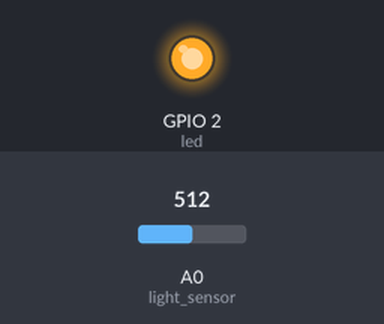
Simulated run of this program. Board: ESP8266 board running MicroPython. On the bench: output pins drawn as LEDs (lit = HIGH, except the on-board LED, lit = LOW). Inputs (shaded band) come from the test bench; at power-on: A0 (light_sensor) = 512 (analog values on the 0–1023 scale). What the program prints to the serial console is not drawn.

Above: at 1.2 s.
1.3 s: A0 (light_sensor) set to 684
2.8 s: A0 (light_sensor) set to 715
At 3.7 s:
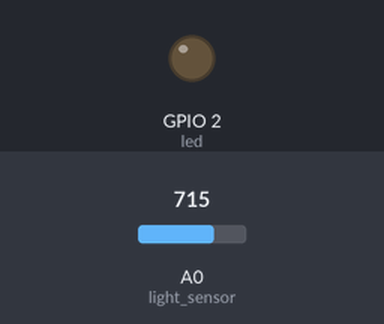
4.3 s: A0 (light_sensor) set to 690
At 5.0 s:
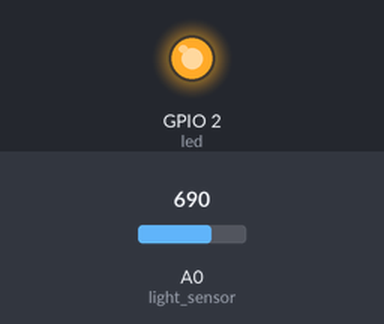
5.8 s: A0 (light_sensor) set to 710
At 6.3 s:
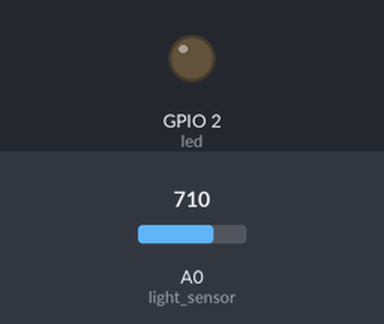
Timing chart, 0 to 8.3 s (numbered marks = the images above; inputs shaded):
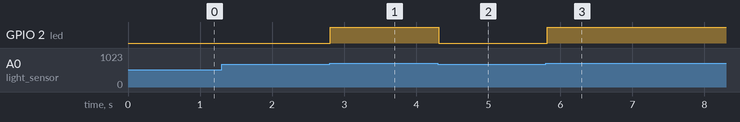

Measured:
- the behaviour switches between 700 and 701 on A0 (light_sensor) (found by bisection; images 0 and 1)
- after the input at 1.3 s, every drawn part: stays the same
- after the input at 2.8 s, GPIO 2 (led): LOW → HIGH at once
- after the input at 4.3 s, GPIO 2 (led): HIGH → LOW at once
- after the input at 5.8 s, GPIO 2 (led): LOW → HIGH at once

The program:

main.py
```python
#當光感數值超過700時候將燈開啟，低於700的時候關閉燈光
from machine import Pin, ADC
from time import sleep

# 初始化光感測器（假設連接到 ADC 引腳 0）
light_sensor = ADC(0)

# 初始化燈（假設連接到 GPIO 引腳 2）
led = Pin(2, Pin.OUT)

while True:
    # 讀取光感測器的數值
    light_value = light_sensor.read()
    print("光感數值:", light_value)  # 印出光感數值以供調試

    # 判斷光感數值是否超過 700
    if light_value > 700:
        led.value(1)  # 開啟燈光
    else:
        led.value(0)  # 關閉燈光

    sleep(0.1)  # 延遲 0.1 秒
```
